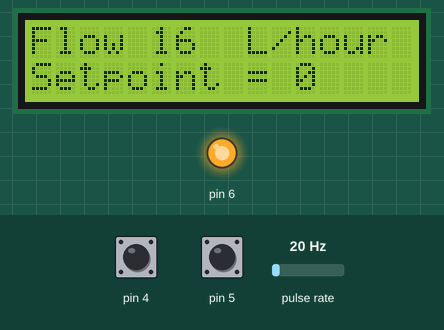
This sketch was run on a simulated Arduino Uno, built with avr-gcc and run on an emulated ATmega328P. Shown: 16×2 character LCD, output pins drawn as LEDs (lit = HIGH). Wiring (inferred from the names in the program): pulse sensor: data pin 2. The test bench sets the inputs (shaded band); at power-on: pin 4 HIGH, pulse rate 20 Hz, pin 5 HIGH. What the sketch prints to the serial monitor is not drawn.

Above: at 1.2 s.
1.3 s: pin 4 pulled LOW for 0.15 s
At 1.58 s:
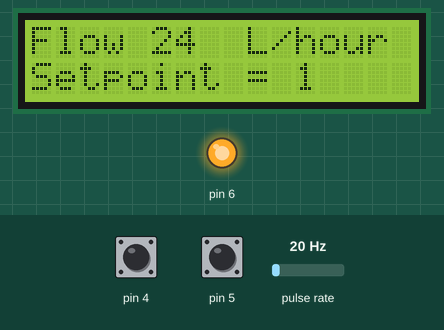
2.0 s: pulse rate (sensor on pin 2) set to 4 Hz
At 2.55 s:
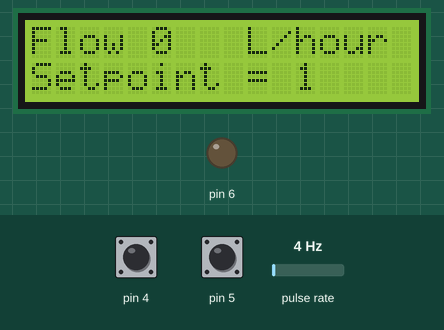
4.5 s: pin 5 pulled LOW for 0.15 s
At 4.87 s:
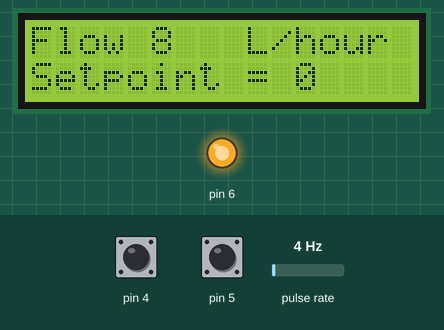
5.2 s: pin 4 pulled LOW for 1 s
At 6.33 s:
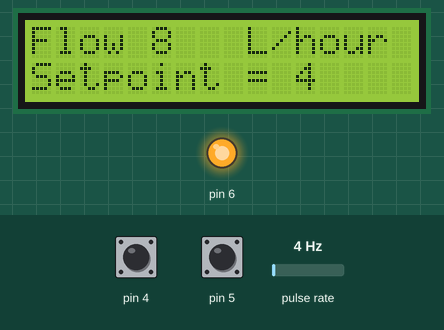
6.8 s: pulse rate (sensor on pin 2) set to 196 Hz
At 8.48 s:
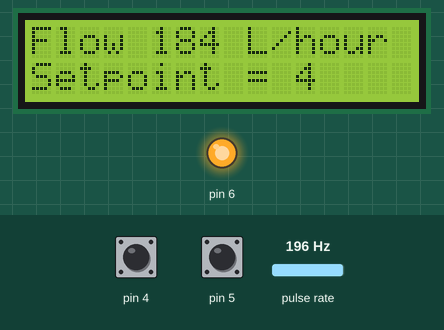
8.5 s: pin 5 pulled LOW for 1 s
At 10.28 s:
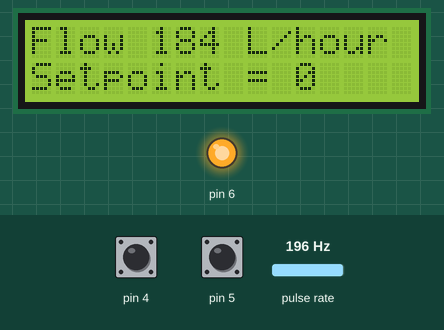
Timing chart, 0 to 11.1 s (numbered marks = the images above; inputs shaded):
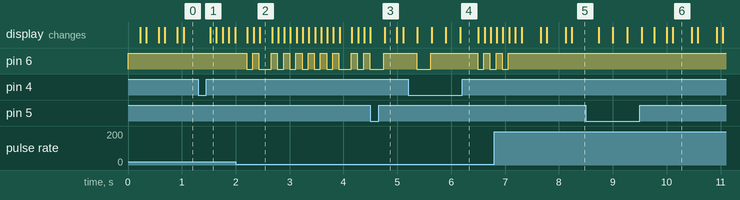

The sketch:

Liquid_Flow_Meter_with_Arduino.ino
```cpp
//Emag
#include <LiquidCrystal_I2C.h>
LiquidCrystal_I2C lcd(0x3F, 16, 2);
volatile int NbTopsFan; //measuring the rising edges of the signal
int Calc;
int hallsensor = 2;    //The pin location of the sensor
int setpoint = 0;
void rpm()     //This is the function that the interupt calls
{
  NbTopsFan++;  //This function measures the rising and falling edge of the hall effect sensors signal
}

void setup() //
{
  pinMode(4, INPUT_PULLUP);
  pinMode(5, INPUT_PULLUP);
  pinMode(6, OUTPUT);
  pinMode(hallsensor, INPUT); //initializes digital pin 2 as an input
  Serial.begin(9600); //This is the setup function where the serial port is initialised,
  attachInterrupt(0, rpm, RISING); //and the interrupt is attached
  digitalWrite(6, HIGH);

  lcd.begin();
  // Turn on the blacklight and print a message.
  lcd.backlight();
  lcd.clear();
  lcd.setCursor(0, 0);
  lcd.print("Flow     L/hour");
  lcd.setCursor(4, 0);
  lcd.print(Calc);
  lcd.setCursor(0, 1);
  lcd.print("Setpoint = ");
  lcd.setCursor(11, 1);
  lcd.print(setpoint);
}


void loop()
{
  NbTopsFan = 0;   //Set NbTops to 0 ready for calculations
  sei();      //Enables interrupts
  if (digitalRead(4) == 0) {
    setpoint++;
    delay(150);
  } else if (digitalRead(5) == 0) {
    setpoint--;
    if (setpoint < 0) {
      setpoint = 0;
    }
    delay(150);
  }
  if (Calc < setpoint) {
    digitalWrite(6, LOW);
  } else {
    digitalWrite(6, HIGH);
  }
  Serial.print("setpoint: ");
  Serial.println(setpoint);
  lcd.setCursor(4, 0);
  lcd.print("    ");
  lcd.setCursor(5, 0);
  lcd.print(Calc);
  lcd.setCursor(11, 1);
  lcd.print("     ");
  lcd.setCursor(11, 1);
  lcd.print(setpoint);
  delay(100);   //Wait 1 second
  cli();      //Disable interrupts
  Calc = (NbTopsFan * 60 / 7.5); //(Pulse frequency x 60) / 7.5Q, = flow rate in L/hour
  Serial.print(Calc, DEC); //Prints the number calculated above
  Serial.println(" L/hour"); //Prints "L/hour" and returns a new line
}
```

Measured:
- after the input at 1.3 s, the display: changes after 0.23 s (image 1)
- after the input at 2.0 s, pin 6: HIGH → LOW after 0.20 s, → HIGH 0.11 s later, → LOW 0.11 s later, → HIGH 0.23 s later, … (19 changes in this stretch); the display: changes after 0.22 s (image 2)
- after the input at 4.5 s, the display: changes after 0.26 s (image 3)
- after the input at 5.2 s, pin 6: goes LOW 0.26 s, HIGH 0.87 s, LOW 0.11 s, HIGH 0.11 s, then LOW, starting after 0.16 s; the display: first changes after 0.17 s (image 4 shows a later state)
- after the input at 6.8 s, pin 6: goes on until 7.1 s, then stays HIGH; the display: first differs from a run without the input after 0.28 s (image 5 shows a later state)
- after the input at 8.5 s, the display: first changes after 0.24 s (image 6 shows a later state)
